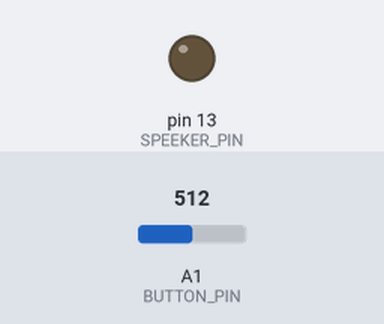
This sketch was run on a simulated Arduino Uno, built with avr-gcc and run on an emulated ATmega328P. Shown: output pins drawn as LEDs (lit = HIGH). The test bench sets the inputs (shaded band); at power-on: A1 (BUTTON_PIN) = 512.

Above: at 1.2 s.
1.3 s: A1 (BUTTON_PIN) set to 11
2.8 s: A1 (BUTTON_PIN) set to 8
At 3.7 s:
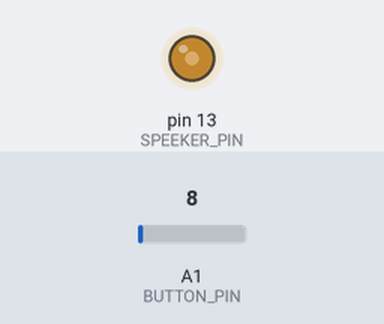
Timing chart, 0 to 5.8 s (numbered marks = the images above; inputs shaded):
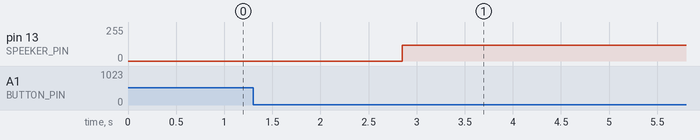

The sketch:

check_sound.ino
```cpp
#define SPEEKER_PIN 13
#define BUTTON_PIN 1
#define DELAY_TIME 600

int rec_val = 0;  // 現在の状態（HIGH, LOW）
int old_val = 0;  // 一つ前の状態（HIGH, LOW）
int button_flg  = 0;  // BUTTONステータス

void setup()
{
  pinMode(SPEEKER_PIN, OUTPUT);
}

void loop()
{
  if(analogRead(BUTTON_PIN) < 10){
    rec_val = HIGH;
  } else {
    rec_val = LOW;
  }
  if (rec_val == HIGH && old_val == LOW) {
    button_flg = 1 - button_flg;
    delay(10);
  }
  old_val = rec_val;
  if (!button_flg) return;

  digitalWrite(SPEEKER_PIN, HIGH);
  delayMicroseconds(DELAY_TIME);
  digitalWrite(SPEEKER_PIN, LOW);
  delayMicroseconds(DELAY_TIME);
}
```

Measured:
- the behaviour switches between 10 and 9 on A1 (BUTTON_PIN) (found by bisection; images 0 and 1)
- after the input at 1.3 s, every drawn part: stays the same
- after the input at 2.8 s, pin 13 (SPEEKER_PIN): 0/255 → 118/255 after 0.05 s
